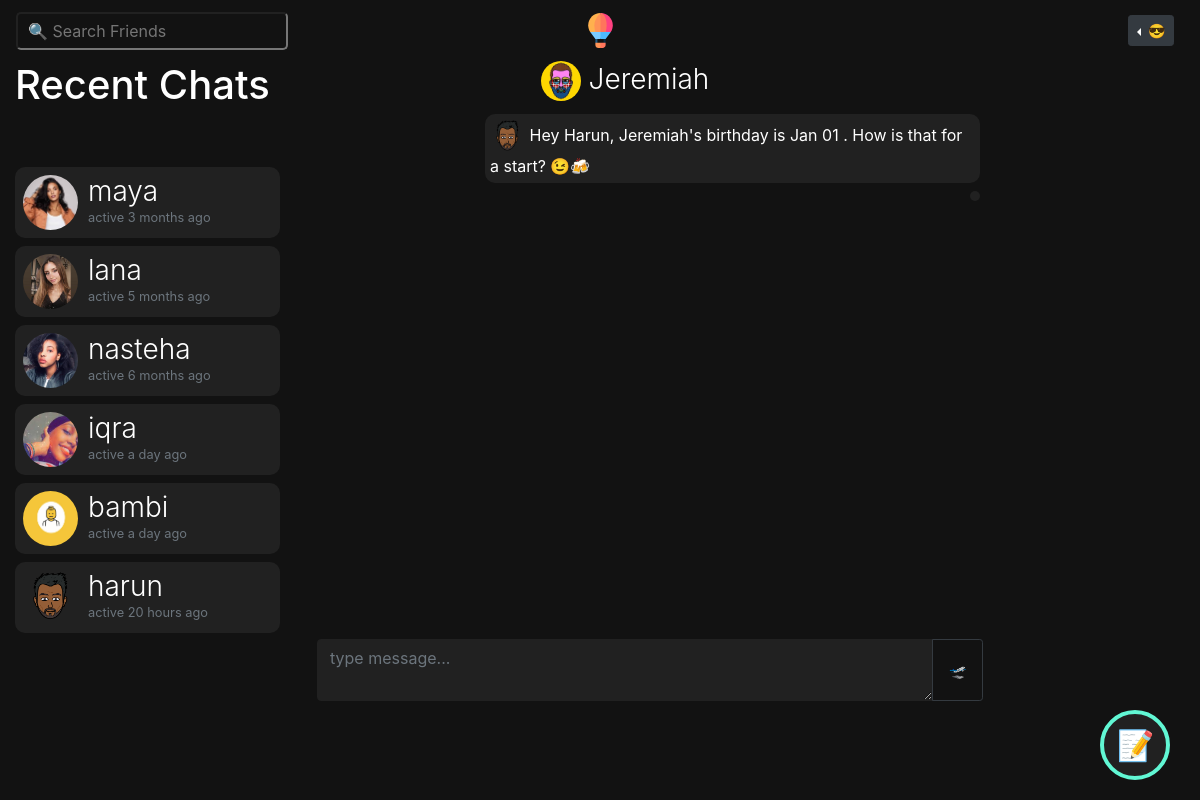
Before: /m/jeremiah (signed in) with the older database file.
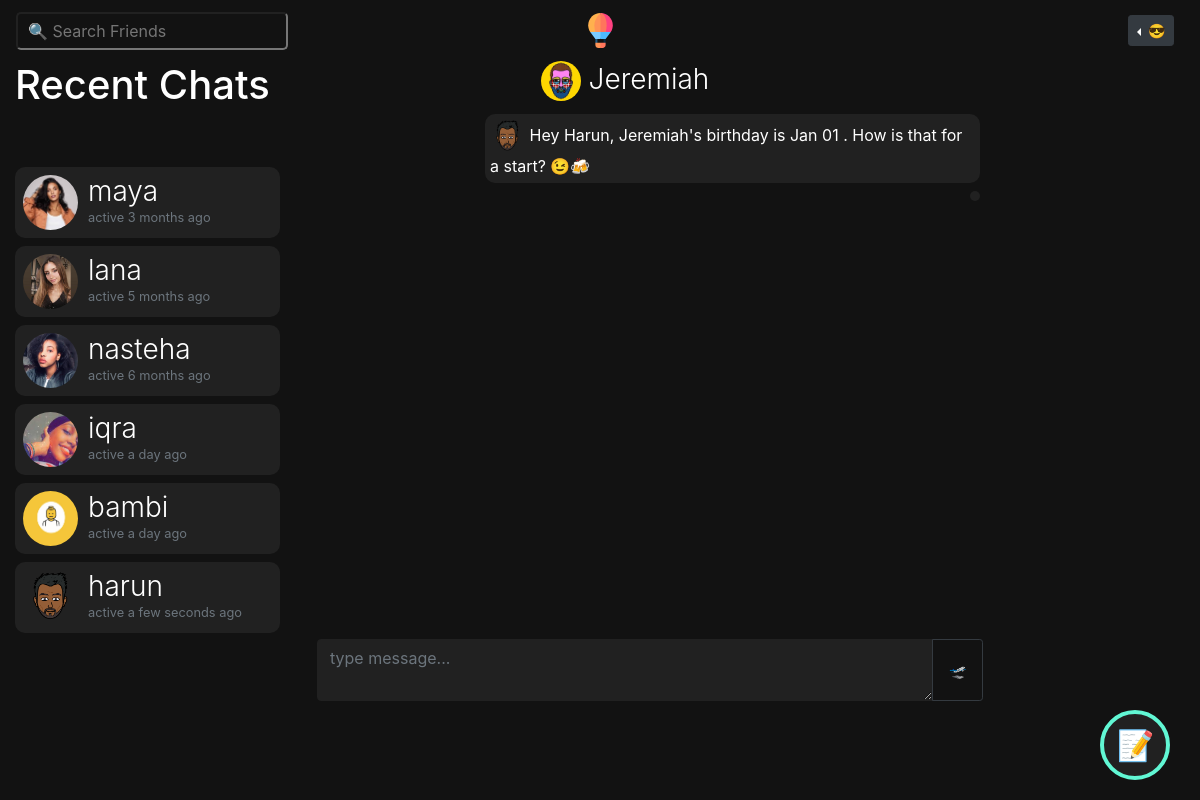
After: the same page with the newer database file.
### bambiv3/models.py (models this page shows, shortened)
class User(db.Model, UserMixin):
	id = db.Column(db.Integer, primary_key=True)
	username = db.Column(db.String(20), unique=True, nullable=False)
	email = db.Column(db.String(120), unique=True, nullable=False)
	image_file = db.Column(db.String(20), nullable=False, default='default.jpg')
	password = db.Column(db.String(60), nullable=False)
	last_seen = db.Column(db.DateTime, default=datetime.utcnow)
	date_joined = db.Column(db.DateTime, nullable=False, default=datetime.utcnow)
	department = db.Column(db.String(20), nullable=False)
	student_number = db.Column(db.Integer(), unique=True, nullable=False)
	age = db.Column(db.DateTime, nullable=False)
	gender = db.Column(db.String(20), nullable=False)
	country = db.Column(db.String(20), nullable=False)
	hobby = db.Column(db.String(20), nullable=False)
	bio = db.Column(db.String(120), nullable=True)
	private = db.Column(db.Boolean, default=False, nullable=False)
	single = db.Column(db.Boolean, default=False, nullable=False)
	snapchat = db.Column(db.String(20),default=False, nullable=False)
	instagram = db.Column(db.String(20),default=False, nullable=False)
	posts = db.relationship('Post', backref='author', lazy=True)
	products = db.relationship('Product', backref='author', lazy=True)
	comments = db.relationship("Comment", backref="author", lazy="dynamic", cascade="all, delete-orphan")
	followed = db.relationship(
		'User', secondary=followers,
		primaryjoin=(followers.c.follower_id == id),
		secondaryjoin=(followers.c.followed_id == id),
		backref=db.backref('followers', lazy='dynamic'), lazy='dynamic')
	messages_sent = db.relationship('Message',
									foreign_keys='Message.sender_id',
									backref='author', lazy='dynamic')
	messages_received = db.relationship('Message',
										foreign_keys='Message.recipient_id',
										backref='recipient', lazy='dynamic')
	last_message_read_time = db.Column(db.DateTime)
	def new_messages(self):
		last_read_time = self.last_message_read_time or datetime(1900, 1, 1)
		return Message.query.filter_by(recipient=self).filter(
			Message.timestamp > last_read_time).count()

### bambiv3/routes.py (the view)
@app.route('/m/<recipient>', methods=['GET', 'POST'])
@login_required
def message(recipient):
	current_user.last_message_read_time = datetime.utcnow()
	db.session.commit()
	recipient = recipient.lower()
	user = User.query.filter_by(username=recipient).first_or_404()
	current_user.last_message_read_time = datetime.utcnow()
	db.session.commit()
	form = MessageForm()
	if form.validate_on_submit():
		msg = m(author=current_user, recipient=user, body=form.message.data)
		db.session.add(msg)
		db.session.commit()
		flash('Your message has been sent.', 'info')
		return redirect(url_for('message', recipient=recipient))
	sent = current_user.messages_sent.filter_by(recipient_id=user.id)
	received = current_user.messages_received.filter_by(sender_id=user.id)
	messages = sent.union(received).order_by(m.timestamp.asc())
	messages_received = current_user.messages_received.order_by(m.timestamp.desc())
	messages_sent = current_user.messages_sent.order_by(m.timestamp.desc())
	recent_chats = list()
	for message in messages_received:
		recent_chats.append(message.author)
	for message in messages_sent:
		recent_chats.append(message.recipient)
	recent_chats = list(dict.fromkeys(recent_chats))
	return render_template('send_message.html', recipient=recipient, title="Chat with " + recipient.title() , user=user, form=form, messages=messages, recent_chats=recent_chats)

### bambiv3/forms.py
class MessageForm(FlaskForm):
    message = TextAreaField((''), validators=[DataRequired()]) #Length(min=0, max=140)
    submit = SubmitField('🛫')

### bambiv3/models.py (called while the page is built)
@login_manager.user_loader
def load_user(user_id):
	return User.query.get(int(user_id))

### bambiv3/routes.py (called while the page is built)
@app.before_request
def before_request():
	if current_user.is_authenticated:
		current_user.last_seen = datetime.utcnow()
		db.session.commit()

### bambiv3/templates/send_message.html (shortened to what the changed rows need)
{% extends "layout.html" %}
{% block content %}
<div class="container-fluid">
  <div class="row">
    <div class="col-lg-3 d-none d-lg-block position-fixed">
       <h1>
        Recent Chats
         {% set new_messages = current_user.new_messages() %}<span id="message_count" class="badge badge-warning"style="visibility: {% if new_messages %}visible{% else %}hidden {% endif %};">{{ new_messages }}</span></a>
      </h1>
      <div style="overflow:auto;height:500px;padding-right:5px;">
      {% for person in recent_chats %}
      <a href="{{ url_for('message',recipient=person.username) }}" style="text-decoration:none;">
      <header class="mb-2">
        <img src="{{ url_for('static', filename='profile_pics/' + person.image_file) }}" alt="default profile" class="profile-thumbnail">
        <div class="profile-name">
          <h3>{{person.username}}</h3>
          <small class="text-muted">active {{ moment(person.last_seen).fromNow() }}</small>
        </div>
      </header>
      </a>
      {% endfor %}
    </div>
</div>
    <div class="col-lg-7 offset-lg-3">
           <div class="msg-box" style="overflow-y:auto;padding:5px;">
      {% for message in messages %}
          <p class="mb-2"
          style="
          {% if message.author == current_user%}
            text-align:left;padding:5px;border-radius:10px;display:inline-block;float:right;clear:both;max-width:75%;background:#212121;
          {%else%}
            text-align:left;padding:5px;border-radius:10px;display:inline-block;max-width:75%;border:2px solid #212121;
          {% endif %}">
          {% if message.author != current_user %}
          <img src="{{ url_for('static', filename='profile_pics/' + message.author.image_file) }}" alt="profile pic" title="{{message.author.username.lower()}}" style="width:22px;height:22px;border-radius:50%">
          {% endif %}
          {{message.body | safe | urlize(40, target='_blank')}}
          <br>
          <small style="display:inline-block;float:right;">{{ moment(message.timestamp).fromNow() }}</small>
        </p>
        <br>
        {% else %}
            <p class="mb-2" style="text-align:left;padding:5px;border-radius:10px;display:inline-block;float:right;clear:both;max-width:75%;background:#212121;">
            <img src="{{ url_for('static', filename='profile_pics/' + current_user.image_file) }}" alt="profile pic"style="width:35px;height:35px;border-radius:50%">
            Hey {{current_user.username.title()}}, {{user.username.title()}}'s birthday is {{user.age.strftime(' %b %d ')}}. How is that for a start? 😉🍻
            </p>
            <p class="mb-2" style="text-align:left;padding:5px;border-radius:10px;display:inline-block;float:right;clear:both;max-width:75%;background:#212121;">
            </p>
        {% endfor %}
        </div>
</div>
{% endblock content %}

Changed rows visible on the page:
changed User "harun": last_seen "20 hours ago" → "a few seconds ago"
